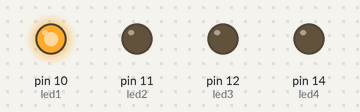
Recording of a sketch running on a simulated Arduino Uno, built with avr-gcc and run on an emulated ATmega328P. On the bench: output pins drawn as LEDs (lit = HIGH).

Above: at 0.5 s.
At 2.5 s:
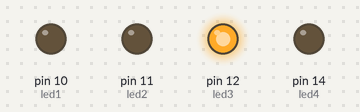
At 3.5 s:
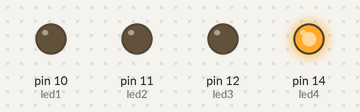
At 5.5 s:
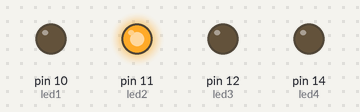
Timing chart, 0 to 7.8 s (numbered marks = the images above):
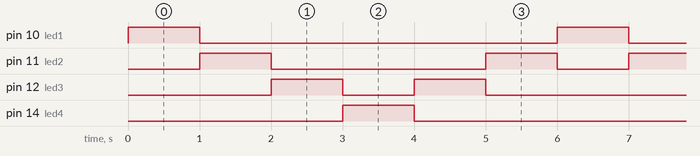

The sketch:

sketch_feb23a.ino
```cpp
 int led1 = 10 ;
 int led2 =  11 ;
 int led3 = 12 ;
 int led4 = 14 ;
void setup() {

  pinMode (led1,OUTPUT) ;
  pinMode (led2,OUTPUT) ;
  pinMode (led3,OUTPUT) ;
  pinMode (led4,OUTPUT) ;
}

void loop() {

  digitalWrite (led1,HIGH) ;
  digitalWrite (led2,LOW) ;
   digitalWrite (led3,LOW) ;
   digitalWrite (led4,LOW) ;
   delay (1000) ;

     digitalWrite (led2,HIGH) ;
  digitalWrite (led1,LOW) ;
  digitalWrite (led3,LOW) ;
  digitalWrite (led4,LOW) ;
  delay (1000) ;

    digitalWrite (led3,HIGH) ;
  digitalWrite (led1,LOW) ;
  digitalWrite (led2,LOW) ;
  digitalWrite (led4,LOW) ;
 delay (1000) ;

 digitalWrite (led4,HIGH) ;
 digitalWrite (led1,LOW) ;
 digitalWrite (led2,LOW) ;
 digitalWrite (led3,LOW) ;
 delay (1000) ;

 digitalWrite (led3,HIGH) ;
 digitalWrite (led1,LOW) ;
 digitalWrite (led2,LOW) ;
 digitalWrite (led4,LOW) ;
 delay (1000) ;

 digitalWrite (led2,HIGH) ;
 digitalWrite (led1,LOW) ;
 digitalWrite (led3,LOW) ;
 digitalWrite (led4,LOW) ;
 delay (1000) ;

 digitalWrite (led1,HIGH) ;
 digitalWrite (led2,LOW) ;
 digitalWrite (led3,LOW) ;
 digitalWrite (led4,LOW) ;


}
```

Measured:
- by itself, pin 10 (led1), pin 14 (led4): alternates HIGH for 1.0 s and LOW for 5.0 s
- by itself, pin 11 (led2): repeats every 6.0 s: LOW 3.0 s, HIGH 1.0 s, LOW 1.0 s, HIGH 1.0 s
- by itself, pin 12 (led3): repeats every 6.0 s: LOW 1.0 s, HIGH 1.0 s, LOW 3.0 s, HIGH 1.0 s
